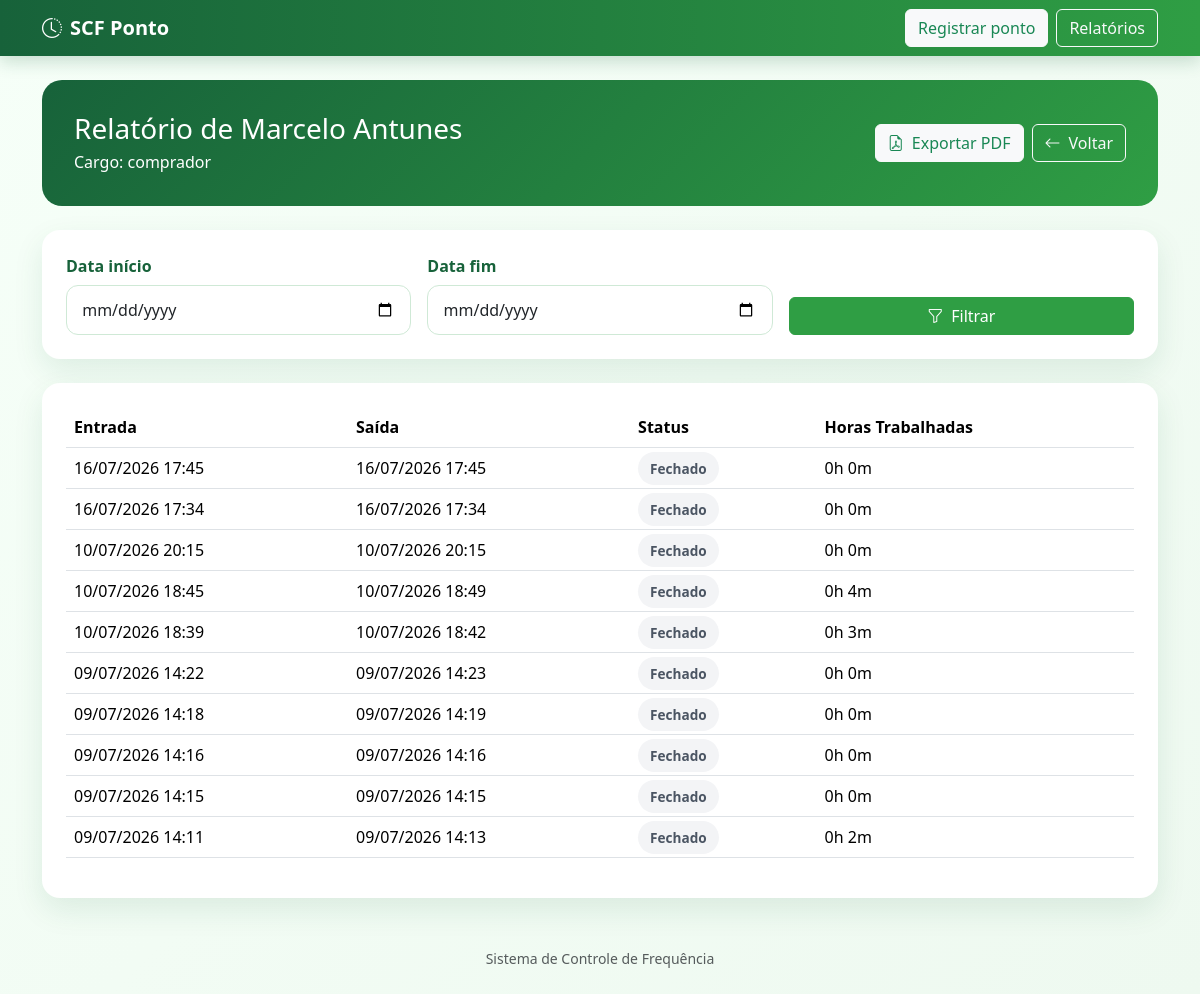
Screenshot of /relatorio_funcionario/2/ with the database file from the repository.
### registers/models.py (models this page shows, shortened)
class Funcionario(models.Model):
    nome_completo = models.CharField(max_length=200)
    cpf = models.CharField(max_length=11, unique=True)
    cargo = models.CharField(max_length=100)
    salario = models.DecimalField(max_digits=10, decimal_places=2)
    senha = models.CharField(
        max_length=4,
        unique=True,
        validators=[senha_validator],
        help_text="Senha numérica de 4 dígitos"
    )

### ponto/models.py (models this page shows, shortened)
class RegistroPonto(models.Model):
    funcionario = models.ForeignKey(Funcionario, on_delete=models.CASCADE, related_name='registros_ponto')
    data_hora_entrada = models.DateTimeField(null=True, blank=True)
    data_hora_saida = models.DateTimeField(null=True, blank=True)
    aberto = models.BooleanField(default=False)
    @property
    def horas_trabalhadas(self):
        if self.data_hora_entrada and self.data_hora_saida:
            delta = self.data_hora_saida - self.data_hora_entrada
            total_minutes = int(delta.total_seconds() // 60)
            hours = total_minutes // 60
            minutes = total_minutes % 60
            return f"{hours}h {minutes}m"
        return "-"

### ponto/views.py (the view)
# urls.py: path('relatorio_funcionario/<int:id>/', ponto_views.relatorio_funcionario, name='relatorio_funcionario'),
def relatorio_funcionario(request, id):
    funcionario = get_object_or_404(Funcionario, id=id)
    registros = RegistroPonto.objects.filter(funcionario=funcionario).order_by('-data_hora_entrada')
    data_inicio = request.GET.get('data_inicio')
    data_fim = request.GET.get('data_fim')
    if data_inicio and data_fim:
        registros = registros.filter(
            data_hora_entrada__date__range=[parse_date(data_inicio), parse_date(data_fim)]
        )
    return render(request, 'relatorio_funcionario.html', {
        'funcionario': funcionario,
        'registros': registros,
        'data_inicio': data_inicio,
        'data_fim': data_fim
    })

### ponto/templates/relatorio_funcionario.html (shortened to what this page needs)
{% extends 'base.html' %}
{% block content %}
<div class="hero-card mb-4">
    <div class="d-flex justify-content-between align-items-center flex-wrap gap-3">
        <div>
            <h1 class="h3 mb-1">Relatório de {{ funcionario.nome_completo }}</h1>
            <p class="mb-0">Cargo: {{ funcionario.cargo }}</p>
        </div>
        <div class="d-flex gap-2 flex-wrap">
            <a class="btn btn-light text-success" href="{% url 'relatorio_funcionario_pdf' funcionario.id %}?data_inicio={{ data_inicio }}&data_fim={{ data_fim }}"><i class="bi bi-file-earmark-pdf me-2"></i>Exportar PDF</a>
            <a class="btn btn-outline-light" href="{% url 'listar_funcionarios' %}"><i class="bi bi-arrow-left me-2"></i>Voltar</a>
        </div>
    </div>
</div>
<div class="card p-4 mb-4">
    <form method="get" class="row g-3 align-items-end">
        <div class="col-md-4">
            <label class="form-label fw-semibold">Data início</label>
            <input type="date" class="form-control" name="data_inicio" value="{{ data_inicio }}">
        </div>
        <div class="col-md-4">
            <label class="form-label fw-semibold">Data fim</label>
            <input type="date" class="form-control" name="data_fim" value="{{ data_fim }}">
        </div>
        <div class="col-md-4">
            <button type="submit" class="btn btn-success w-100"><i class="bi bi-funnel me-2"></i>Filtrar</button>
        </div>
    </form>
</div>
<div class="card p-4">
    <div class="table-responsive">
        <table class="table table-hover align-middle">
            <thead>
                <tr>
                    <th>Entrada</th>
                    <th>Saída</th>
                    <th>Status</th>
                    <th>Horas Trabalhadas</th>
                </tr>
            </thead>
            <tbody>
                {% for registro in registros %}
                <tr>
                    <td>{{ registro.data_hora_entrada|date:"d/m/Y H:i" }}</td>
                    <td>
                        {% if registro.data_hora_saida %}
                            {{ registro.data_hora_saida|date:"d/m/Y H:i" }}
                        {% else %}
                            -
                        {% endif %}
                    </td>
                    <td>
                        {% if registro.aberto %}
                            <span class="badge-status badge-open">Aberto</span>
                        {% else %}
                            <span class="badge-status badge-closed">Fechado</span>
                        {% endif %}
                    </td>
                    <td>{{ registro.horas_trabalhadas }}</td>
                </tr>
                {% empty %}
                <tr>
                    <td colspan="4" class="text-center text-muted py-4">Nenhum registro encontrado.</td>
                </tr>
                {% endfor %}
            </tbody>
        </table>
    </div>
</div>
{% endblock %}

### registers/templates/base.html (style rules this page uses)
:root { --verde-escuro: #17623a; --verde-medio: #2f9e44; --verde-claro: #e9f8ee; --verde-hover: #135431; --texto: #21402f; }
body { background: linear-gradient(135deg, #f6fff8 0%, #eef9f0 100%); color: var(--texto); min-height: 100vh; }
.btn-success { background-color: var(--verde-medio); border-color: var(--verde-medio); }
.card { border: none; border-radius: 18px; box-shadow: 0 12px 30px rgba(23, 98, 58, 0.1); }
.hero-card { background: linear-gradient(135deg, var(--verde-escuro), var(--verde-medio)); color: white; border-radius: 20px; padding: 2rem; }
.table thead { background-color: var(--verde-escuro); color: white; }
.table td, .table th { vertical-align: middle; }
.form-control, .form-select { border-radius: 12px; border: 1px solid #cfe9d6; padding: 0.75rem 0.95rem; min-height: 48px; }
.form-label { margin-bottom: 0.45rem; color: var(--verde-escuro); }
.badge-status { padding: 0.45rem 0.75rem; border-radius: 999px; font-size: 0.85rem; font-weight: 600; }
.badge-closed { background-color: #f3f4f6; color: #4b5563; }

### rows the page displays
Funcionario: nome_completo "Marcelo Antunes", cargo "comprador"
RegistroPonto: data_hora_entrada "16/07/2026 17:45", data_hora_saida "16/07/2026 17:45", aberto "Fechado", horas_trabalhadas "0h 0m"
RegistroPonto: data_hora_entrada "16/07/2026 17:34", data_hora_saida "16/07/2026 17:34", aberto "Fechado", horas_trabalhadas "0h 0m"
RegistroPonto: data_hora_entrada "10/07/2026 20:15", data_hora_saida "10/07/2026 20:15", aberto "Fechado", horas_trabalhadas "0h 0m"
RegistroPonto: data_hora_entrada "10/07/2026 18:45", data_hora_saida "10/07/2026 18:49", aberto "Fechado", horas_trabalhadas "0h 4m"
RegistroPonto: data_hora_entrada "10/07/2026 18:39", data_hora_saida "10/07/2026 18:42", aberto "Fechado", horas_trabalhadas "0h 3m"
RegistroPonto: data_hora_entrada "09/07/2026 14:22", data_hora_saida "09/07/2026 14:23", aberto "Fechado", horas_trabalhadas "0h 0m"
RegistroPonto: data_hora_entrada "09/07/2026 14:18", data_hora_saida "09/07/2026 14:19", aberto "Fechado", horas_trabalhadas "0h 0m"
RegistroPonto: data_hora_entrada "09/07/2026 14:16", data_hora_saida "09/07/2026 14:16", aberto "Fechado", horas_trabalhadas "0h 0m"
RegistroPonto: data_hora_entrada "09/07/2026 14:15", data_hora_saida "09/07/2026 14:15", aberto "Fechado", horas_trabalhadas "0h 0m"
RegistroPonto: data_hora_entrada "09/07/2026 14:11", data_hora_saida "09/07/2026 14:13", aberto "Fechado", horas_trabalhadas "0h 2m"
